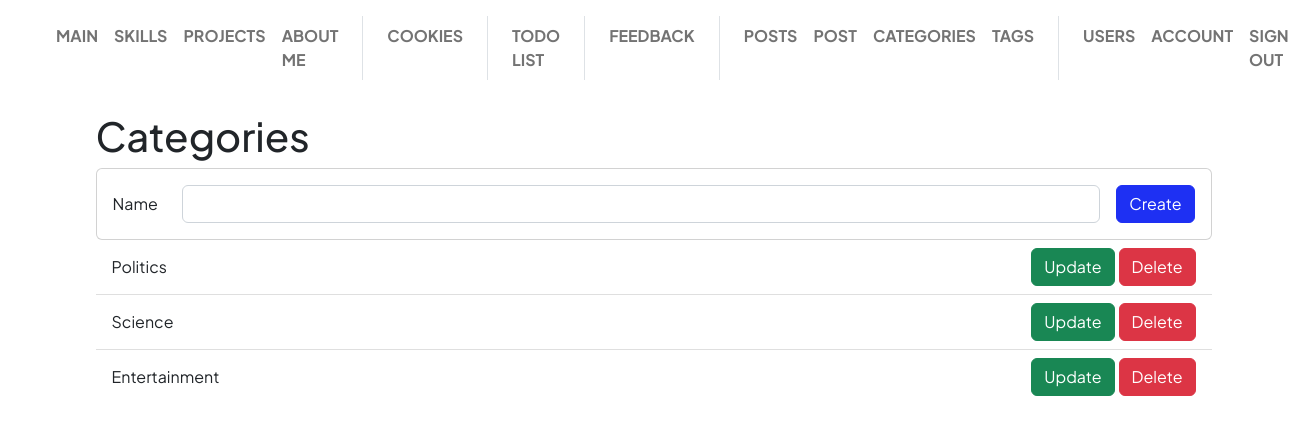
Screenshot of /post/category/list (signed in) with the database file from the repository.
### app/post/models.py (models this page shows)
class Category(db.Model):
    __tablename__ = "category"
    id = Column(Integer, primary_key=True)
    name = Column(String(48), nullable=False)
    posts = db.relationship('Post', backref='category', lazy=True)

### app/post/views.py (the view)
@post_blueprint.route('/category/', methods=["GET", "POST"])
@post_blueprint.route('/category/list', methods=["GET", "POST"])
def category_list():
    form = CategoryCreationForm()
    if form.validate_on_submit():
        category = Category(name=form.name.data)
        db.session.add(category)
        db.session.commit()
        flash("New category has been added", "success")
        return redirect(url_for('.category_list'))
    elif request.method == "POST":
        flash("New category cannot be created until you resolve the mistake", "danger")
    all_categories = Category.query.all()
    return render_template("post-categories/list.html", all_categories=all_categories, creation_form=form)

### app/post/forms.py (shortened to what this page needs)
class CategoryCreationForm(FlaskForm):
    name = StringField("Name",
                        validators=[
                            Length(max=48),
                            DataRequired(message="Name is required.")
                        ])
    submit = SubmitField("Create")

### app/base/menu.py (called while the page is built)
@base_blueprint.app_context_processor
def inject_menu():
    return dict(menu=__menu__.__iter__(), menu_separator=__separator__)

    @property
    def url(self):
        return url_for(self.endpoint)

    @property
    def visible(self):
        return not self.visibility_lambda or self.visibility_lambda()

### app/user/models.py (called while the page is built)
@login_manager.user_loader
def user_loader(user_id):
    return User.query.get(int(user_id))

### app/post/templates/post-categories/list.html (shortened to what this page needs)
{% extends "base/base.html" %}
{% from "base/macros.html" import render_field, render_text_input_horizontal %}
{% block page_body %}
<h1>Categories</h1>
<div class="card mx-auto">
    <div class="card-body">
        <form class="d-flex flex-wrap gap-3 fields-grow-1" method="POST" novalidate>
            {{ render_text_input_horizontal(creation_form.name) }}
            <div class="col-auto">
                {{ render_field(creation_form.submit) }}
            </div>
        </form>
    </div>
</div>
{% if all_categories.__len__() > 0 %}
<ul class="list-group list-group-flush">
    {% for category in all_categories %}
    <li class="list-group-item d-flex flex-row gap-1 align-items-center">
        <span class="flex-grow-1"> {{ category["name"] }} </span>
        <a class="btn btn-success" href="{{ url_for('.category_update', id=category.id) }}">Update</a>
        <form action="{{ url_for('.category_delete', id=category.id) }}" method="post" novalidate>
            <input type="submit" class="btn btn-danger" value="Delete" />
        </form>
    </li>
    {% endfor%}
</ul>
{% endif %}
{% endblock %}

### rows the page displays
Category: name "Politics"
Category: name "Science"
Category: name "Entertainment"

### other values shown
{{ item.name | upper }} "MAIN" "SKILLS" "PROJECTS" "ABOUT ME" "COOKIES" "TODO LIST" "FEEDBACK" "POSTS" "POST" "CATEGORIES" "TAGS" "USERS" "ACCOUNT" "SIGN OUT"
{{ field.label.text }} "Name"
